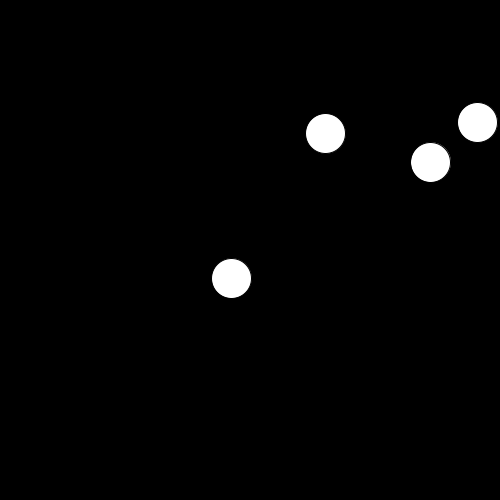
Frame 1 (no input)
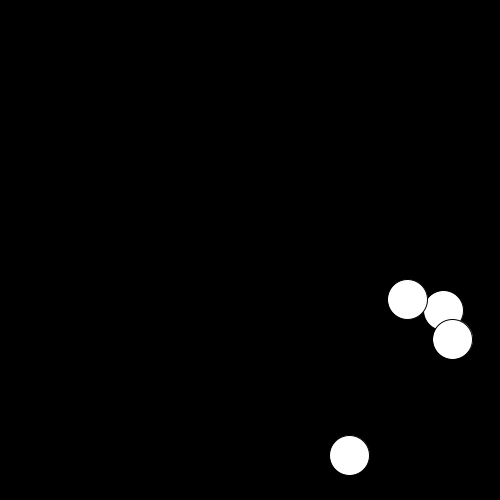
Frame 60 (the mouse pressed at the canvas centre just before this capture)
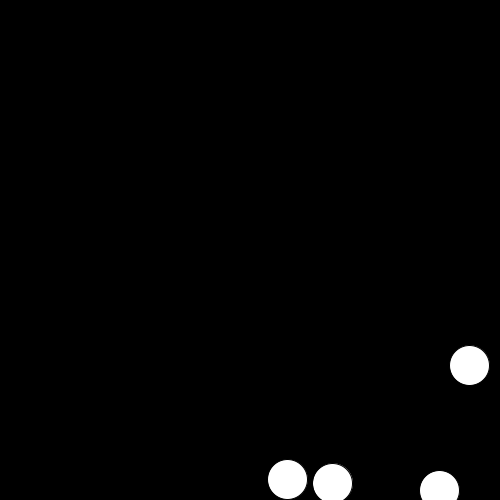
Frame 120 (the mouse held since frame 60 and released just before this capture)

The Processing sketch that drew these frames (run headless with seeded random() and noise(); from frame 60 on, the mouse is pressed at the canvas centre):

// Processing sketch: ExMoveCircle4
// ── ExMoveCircle4.pde
float[] x = new float[4];
float[] y = new float[4];
float[] dx = {2,2,2,2};
float[] dy = {3,3,3,3};
int[] status = {0,0,0,0};
void setup(){
  size(500, 500);
  for (int i=0; i<x.length; i++) {
    x[i] = random(1, 500);
    y[i] = random(1, 500);
  }
}

void draw(){
  background(0);
  for (int i=0; i<x.length; i++) {
    if (status[i] == 0) {
      x[i] += dx[i];
      y[i] += dy[i];
      if (x[i] > width || x[i] < 0) {
          dx[i] *= -1;
      }
      if (y[i] > height || y[i] < 0) {
          dy[i] *= -1;
      }
    }
  ellipse(x[i], y[i], 40, 40);
  }
}

void mousePressed() {
  for (int i=0; i<x.length; i++) {
    float dst = dist(mouseX, mouseY, x[i], y[i]);
    if (dst < 20) {
      if (status[i] == 0) {
        status[i] = 1;
      } else {
        status[i] = 0;
      }
    }
  }
}
